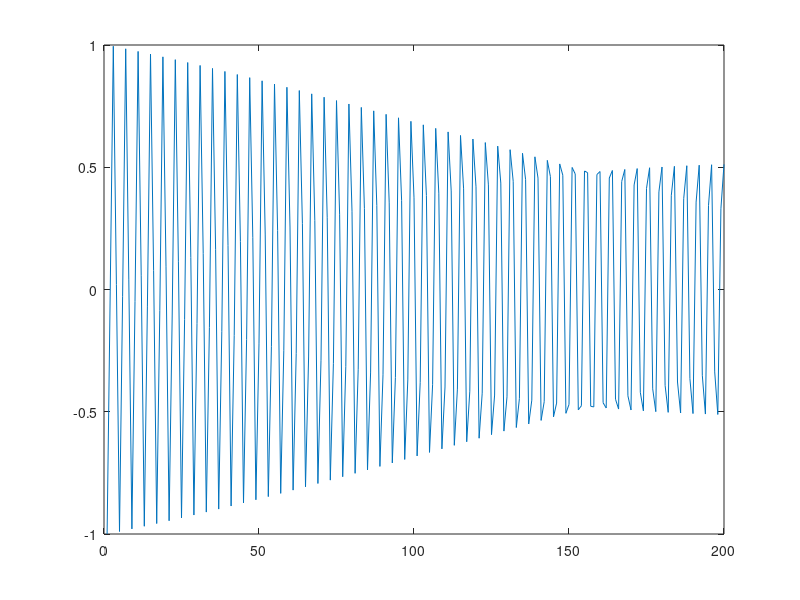

The MATLAB source for this figure:
close all
clear all

eta = 0.005;
rho = 0.5;
uN  = 0;
uW  = 0;
uE  = 0;
uS  = 0;
numtSteps = 200;
y = [];
uPrev = 0;
uCurrent = -1;

for t=1:numtSteps    
    y = [y uCurrent];
    uNext = (1-eta)*(rho*(uN+uS+uE+uW-4*uCurrent))+2*uCurrent - (1-eta)*uPrev;
    uPrev = uCurrent;
    uCurrent = uNext;
end

figure(1)
plot(1:numtSteps,y)

